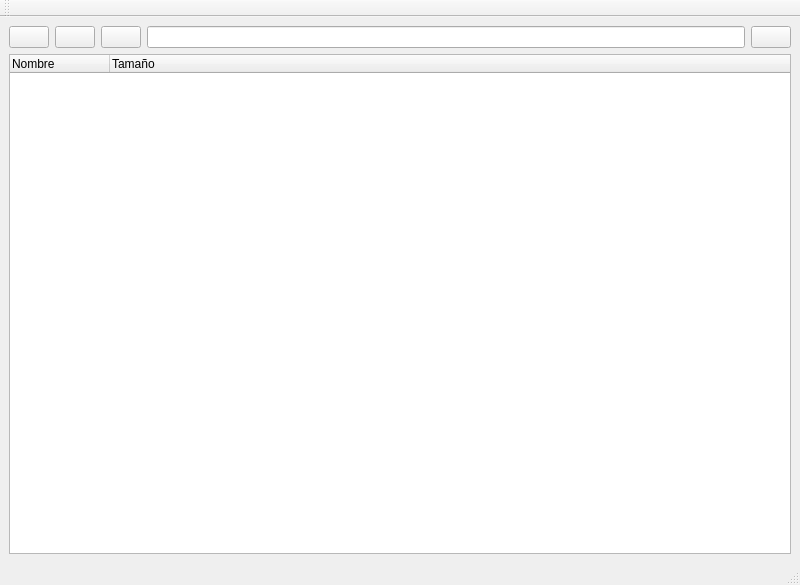
<?xml version="1.0" encoding="UTF-8"?>
<ui version="4.0">
 <class>MainWindow</class>
 <widget class="QMainWindow" name="MainWindow">
  <property name="geometry">
   <rect>
    <x>0</x>
    <y>0</y>
    <width>800</width>
    <height>585</height>
   </rect>
  </property>
  <property name="windowTitle">
   <string>MainWindow</string>
  </property>
  <widget class="QWidget" name="centralwidget">
   <layout class="QGridLayout" name="gridLayout_2">
    <item row="0" column="0">
     <layout class="QVBoxLayout" name="verticalLayout">
      <item>
       <layout class="QGridLayout" name="gridLayout">
        <item row="0" column="0">
         <widget class="QPushButton" name="pushButton">
          <property name="text">
           <string/>
          </property>
          <property name="icon">
           <iconset>
            <normaloff>images/icons8-atrás-96.png</normaloff>images/icons8-atrás-96.png</iconset>
          </property>
         </widget>
        </item>
        <item row="0" column="3">
         <widget class="QLineEdit" name="address_edit"/>
        </item>
        <item row="0" column="4">
         <widget class="QPushButton" name="pushButton_2">
          <property name="text">
           <string/>
          </property>
          <property name="icon">
           <iconset>
            <normaloff>images/icons8-actualizar-96.png</normaloff>images/icons8-actualizar-96.png</iconset>
          </property>
         </widget>
        </item>
        <item row="0" column="1">
         <widget class="QPushButton" name="pushButton_3">
          <property name="text">
           <string/>
          </property>
          <property name="icon">
           <iconset>
            <normaloff>images/icons8-adelante-96.png</normaloff>images/icons8-adelante-96.png</iconset>
          </property>
         </widget>
        </item>
        <item row="0" column="2">
         <widget class="QPushButton" name="pushButton_4">
          <property name="text">
           <string/>
          </property>
          <property name="icon">
           <iconset>
            <normaloff>images/parent.png</normaloff>images/parent.png</iconset>
          </property>
         </widget>
        </item>
       </layout>
      </item>
      <item>
       <widget class="QTreeWidget" name="treeWidget">
        <property name="lineWidth">
         <number>1</number>
        </property>
        <column>
         <property name="text">
          <string>Nombre</string>
         </property>
        </column>
        <column>
         <property name="text">
          <string>Tamaño</string>
         </property>
        </column>
       </widget>
      </item>
     </layout>
    </item>
   </layout>
  </widget>
  <widget class="QStatusBar" name="statusbar"/>
  <widget class="QToolBar" name="toolBar">
   <property name="windowTitle">
    <string>toolBar</string>
   </property>
   <attribute name="toolBarArea">
    <enum>TopToolBarArea</enum>
   </attribute>
   <attribute name="toolBarBreak">
    <bool>false</bool>
   </attribute>
  </widget>
 </widget>
 <resources/>
 <connections/>
</ui>
